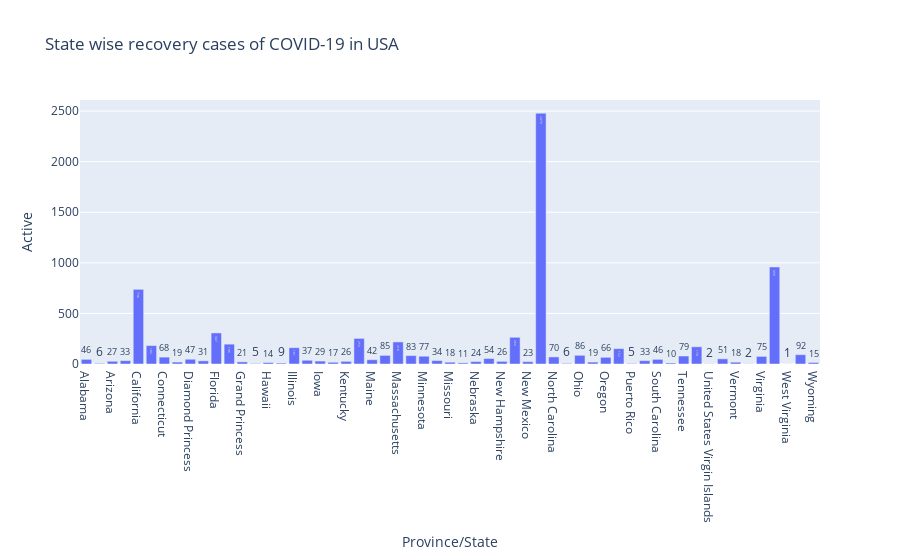

Notebook source saved alongside this figure:
### Markdown cell above
# Write a Python program to visualize the state/province wise Active cases of Novel Coronavirus (COVID-19) in USA.

### Code cell
import pandas as pd
import plotly.express as px
 
covid_data= pd.read_csv('https://raw.githubusercontent.com/CSSEGISandData/COVID-19/master/csse_covid_19_data/csse_covid_19_daily_reports/03-18-2020.csv')
covid_data['Active'] = covid_data['Confirmed'] - covid_data['Deaths'] - covid_data['Recovered']
us_data = covid_data[covid_data['Country/Region']=='US'].drop(['Country/Region','Latitude', 'Longitude'], axis=1)
# us_data = us_data[us_data.sum(axis = 1) > 0]
us_data = us_data[us_data.select_dtypes(include='number').sum(axis=1) > 0]

us_data = us_data.groupby(['Province/State'])['Active'].sum().reset_index()
us_data_death = us_data[us_data['Active'] > 0]

state_fig = px.bar(us_data_death, x='Province/State', y='Active', title='State wise recovery cases of COVID-19 in USA', text='Active')
state_fig.show()

### Figure 1 — Plotly figure (JSON) as saved in the notebook; plotly's stock layout.template omitted (floating-point values rounded to 4 significant figures)
{"data": [{"alignmentgroup": "True", "hovertemplate": "Province/State=%{x}<br>Active=%{text}<extra></extra>", "legendgroup": "", "marker": {"color": "#636efa", "pattern": {"shape": ""}}, "name": "", "offsetgroup": "", "orientation": "v", "showlegend": false, "text": [46, 6, 27, 33, 738, 182, 68, 19, 47, 31, 307, 196, 21, 5, 14, 9, 161, 37, 29, 17, 26, 253, 42, 85, 218, 83, 77, 34, 18, 11, 24, 54, 26, 264, 23, 2479, 70, 6, 86, 19, 66, 152, 5, 33, 46, 10, 79, 170, 2, 51, 18, 2, 75, 959, 1, 92, 15], "textposition": "auto", "type": "bar", "x": ["Alabama", "Alaska", "Arizona", "Arkansas", "California", "Colorado", "Connecticut", "Delaware", "Diamond Princess", "District of Columbia", "Florida", "Georgia", "Grand Princess", "Guam", "Hawaii", "Idaho", "Illinois", "Indiana", "Iowa", "Kansas", "Kentucky", "Louisiana", "Maine", "Maryland", "Massachusetts", "Michigan", "Minnesota", "Mississippi", "Missouri", "Montana", "Nebraska", "Nevada", "New Hampshire", "New Jersey", "New Mexico", "New York", "North Carolina", "North Dakota", "Ohio", "Oklahoma", "Oregon", "Pennsylvania", "Puerto Rico", "Rhode Island", "South Carolina", "South Dakota", "Tennessee", "Texas", "United States Virgin Islands", "Utah", "Vermont", "Virgin Islands", "Virginia", "Washington", "West Virginia", "Wisconsin", "Wyoming"], "xaxis": "x", "y": [46, 6, 27, 33, 738, 182, 68, 19, 47, 31, 307, 196, 21, 5, 14, 9, 161, 37, 29, 17, 26, 253, 42, 85, 218, 83, 77, 34, 18, 11, 24, 54, 26, 264, 23, 2479, 70, 6, 86, 19, 66, 152, 5, 33, 46, 10, 79, 170, 2, 51, 18, 2, 75, 959, 1, 92, 15], "yaxis": "y"}], "layout": {"autosize": true, "barmode": "relative", "legend": {"tracegroupgap": 0}, "title": {"text": "State wise recovery cases of COVID-19 in USA"}, "xaxis": {"anchor": "y", "autorange": true, "domain": [0, 1], "range": [-0.5, 56.5], "title": {"text": "Province/State"}, "type": "category"}, "yaxis": {"anchor": "x", "autorange": true, "domain": [0, 1], "range": [0, 2609.0], "title": {"text": "Active"}, "type": "linear"}}}
